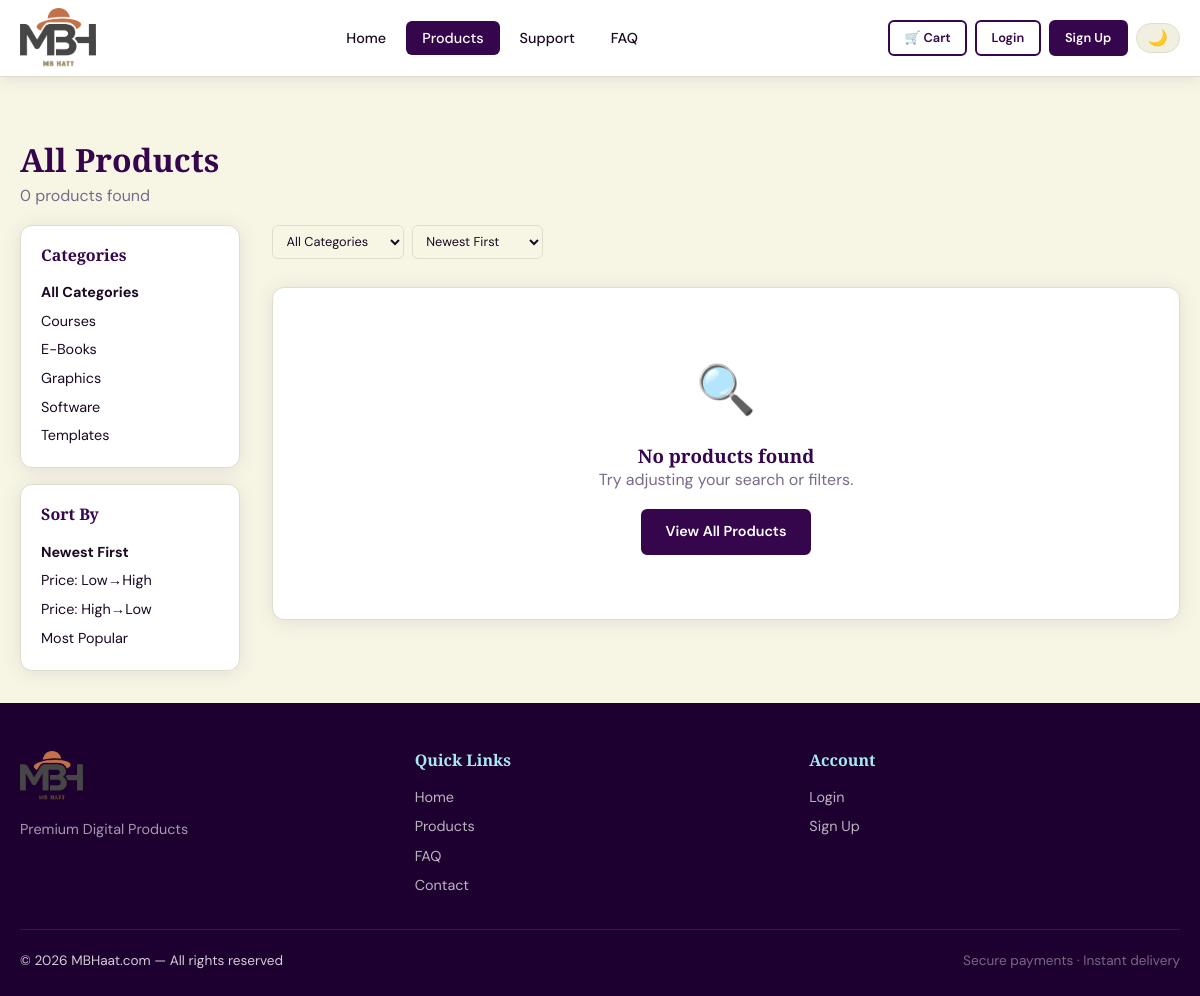
/products.php, run on the app's committed database.
### tables this page shows
CREATE TABLE categories (
    id INT AUTO_INCREMENT PRIMARY KEY,
    name VARCHAR(100) NOT NULL,
    slug VARCHAR(120) NOT NULL UNIQUE,
    description TEXT DEFAULT NULL,
    created_at DATETIME DEFAULT CURRENT_TIMESTAMP
);

CREATE TABLE settings (
    id INT AUTO_INCREMENT PRIMARY KEY,
    setting_key VARCHAR(100) NOT NULL UNIQUE,
    setting_value TEXT DEFAULT NULL,
    updated_at DATETIME DEFAULT CURRENT_TIMESTAMP ON UPDATE CURRENT_TIMESTAMP
);

### src/helpers/functions.php (called while the page is built, shortened)
<?php
function isLoggedIn(): bool {
    return isset($_SESSION['user_id']);
}
function e(mixed $val): string {
    return htmlspecialchars((string)$val, ENT_QUOTES | ENT_SUBSTITUTE, 'UTF-8');
}
function sanitize(string $val): string {
    return trim(strip_tags($val));
}
function getSetting(string $key, string $default = ''): string {
    static $cache = [];
    if (!isset($cache[$key])) {
        $row = Database::fetch("SELECT setting_value FROM settings WHERE setting_key = ?", [$key]);
        $cache[$key] = $row ? $row['setting_value'] : $default;
    }
    return $cache[$key] ?? $default;
}
function paginate(string $sql, array $params, int $page, int $perPage = 12): array {
    $countSql = "SELECT COUNT(*) as total FROM (" . $sql . ") as sub";
    $total = (int) Database::fetch($countSql, $params)['total'];
    $totalPages = max(1, (int) ceil($total / $perPage));
    $page = max(1, min($page, $totalPages));
    $offset = ($page - 1) * $perPage;
    $items = Database::fetchAll($sql . " LIMIT $perPage OFFSET $offset", $params);
    return compact('items', 'total', 'totalPages', 'page', 'perPage');
}

### src/config/database.php (called while the page is built, shortened)
<?php
class Database {
    private static ?PDO $instance = null;
    public static function getInstance(): PDO {
        if (self::$instance === null) {
            try {
                $dsn = "mysql:host=" . DB_HOST . ";dbname=" . DB_NAME . ";charset=" . DB_CHARSET;
                self::$instance = new PDO($dsn, DB_USER, DB_PASS, [
                    PDO::ATTR_ERRMODE            => PDO::ERRMODE_EXCEPTION,
                    PDO::ATTR_DEFAULT_FETCH_MODE => PDO::FETCH_ASSOC,
                    PDO::ATTR_EMULATE_PREPARES   => false,
                ]);
            } catch (PDOException $e) {
                if (DEBUG_MODE) {
                    die("Database connection failed: " . $e->getMessage());
                }
                die("Database connection failed. Please try again later.");
            }
        }
        return self::$instance;
    }
    public static function query(string $sql, array $params = []): PDOStatement {
        $stmt = self::getInstance()->prepare($sql);
        $stmt->execute($params);
        return $stmt;
    }
    public static function fetch(string $sql, array $params = []): ?array {
        return self::query($sql, $params)->fetch() ?: null;
    }
    public static function fetchAll(string $sql, array $params = []): array {
        return self::query($sql, $params)->fetchAll();
    }
}

### products.php (the view, shortened to what this page needs)
<?php
$pageTitle = 'Products — ' . getSetting('site_name', 'MBHaat.com');
$q        = sanitize($_GET['q'] ?? '');
$catSlug  = sanitize($_GET['category'] ?? '');
$sort     = sanitize($_GET['sort'] ?? 'newest');
$page     = max(1, (int)($_GET['page'] ?? 1));
$perPage  = 12;
$where   = ["p.status = 'active'"];
$params  = [];
$category = null;
$orderBy = match($sort) {
    'price_asc'  => "p.price ASC",
    'price_desc' => "p.price DESC",
    'popular'    => "p.downloads DESC",
    default      => "p.created_at DESC"
};
$sql = "SELECT p.*, c.name as category_name,
        (SELECT image_path FROM product_screenshots WHERE product_id = p.id ORDER BY sort_order LIMIT 1) as thumbnail
        FROM products p LEFT JOIN categories c ON c.id = p.category_id
        WHERE " . implode(' AND ', $where) . " ORDER BY $orderBy";
$result = paginate($sql, $params, $page, $perPage);
$categories = Database::fetchAll("SELECT * FROM categories ORDER BY name");
include __DIR__ . '/src/views/layouts/header.php';
?>
<div class="page-body">
<div class="container">
  <div style="padding:2rem 0 1rem">
    <h1 style="font-size:2rem;margin-bottom:.25rem"><?= $category ? e($category['name']) : ($q ? "Search: \"" . e($q) . "\"" : 'All Products') ?></h1>
    <p class="text-muted"><?= $result['total'] ?> product<?= $result['total'] != 1 ? 's' : '' ?> found</p>
  </div>
  <div style="display:flex;gap:2rem;align-items:flex-start">
    <aside style="width:220px;flex-shrink:0" class="d-none d-md-block">
      <div class="card card-body mb-2">
        <h4 style="font-size:1rem;margin-bottom:1rem">Categories</h4>
        <div style="display:flex;flex-direction:column;gap:.35rem">
          <a href="<?= APP_URL ?>/products.php" class="<?= !$catSlug ? 'fw-bold' : '' ?>" style="font-size:.9rem;color:var(--text)">All Categories</a>
          <?php foreach ($categories as $cat): ?>
          <a href="<?= APP_URL ?>/products.php?category=<?= e($cat['slug']) ?>" class="<?= $catSlug === $cat['slug'] ? 'fw-bold' : '' ?>" style="font-size:.9rem;color:var(--text)">
            <?= e($cat['name']) ?>
          </a>
          <?php endforeach; ?>
        </div>
      </div>
      <div class="card card-body">
        <h4 style="font-size:1rem;margin-bottom:1rem">Sort By</h4>
        <div style="display:flex;flex-direction:column;gap:.35rem">
          <?php
          $sorts = ['newest'=>'Newest First','price_asc'=>'Price: Low→High','price_desc'=>'Price: High→Low','popular'=>'Most Popular'];
          foreach ($sorts as $val => $label):
          ?>
          <a href="?<?= http_build_query(array_merge($_GET, ['sort'=>$val,'page'=>1])) ?>" style="font-size:.9rem;color:var(--text)" class="<?= $sort === $val ? 'fw-bold' : '' ?>"><?= $label ?></a>
          <?php endforeach; ?>
        </div>
      </div>
    </aside>
    <div style="flex:1;min-width:0">
      <div style="display:flex;gap:.5rem;margin-bottom:1.25rem;overflow-x:auto;padding-bottom:.5rem" class="d-md-none">
        <form action="" method="GET" style="display:flex;gap:.5rem">
          <select name="category" class="form-control" style="font-size:.8rem;padding:.4rem .6rem" onchange="this.form.submit()">
            <option value="">All Categories</option>
          </select>
          <select name="sort" class="form-control" style="font-size:.8rem;padding:.4rem .6rem" onchange="this.form.submit()">
            <?php foreach ($sorts as $val => $label): ?>
            <option value="<?= $val ?>" <?= $sort === $val ? 'selected' : '' ?>><?= $label ?></option>
            <?php endforeach; ?>
          </select>
        </form>
      </div>
      <?php if (empty($result['items'])): ?>
      <div class="card card-body text-center" style="padding:4rem 2rem">
        <div style="font-size:3rem;margin-bottom:1rem">🔍</div>
        <h3>No products found</h3>
        <p class="text-muted">Try adjusting your search or filters.</p>
        <a href="<?= APP_URL ?>/products.php" class="btn btn-primary mt-2">View All Products</a>
      </div>
      <?php endif; ?>
    </div>
  </div>
</div>
</div>
<?php include __DIR__ . '/src/views/layouts/footer.php'; ?>

### src/views/layouts/footer.php (shortened to what this page needs)
<?php
$siteName = getSetting('site_name', 'MBHaat.com');
$footerText = getSetting('footer_text', '© 2026 MBHaat.com — All rights reserved');
?>
<footer class="footer">
  <div class="container">
    <div class="grid grid-3 gap-3">
      <div>
        <img src="<?= APP_URL ?>/assets/images/logo.png" alt="<?= e($siteName) ?>" style="height:50px;margin-bottom:1rem">
        <p style="font-size:0.9rem;opacity:.75;line-height:1.7"><?= e(getSetting('site_tagline', 'Your premium destination for digital products.')) ?></p>
      </div>
      <div>
        <h4>Quick Links</h4>
        <div style="display:flex;flex-direction:column;gap:0.4rem">
          <a href="<?= APP_URL ?>">Home</a>
          <a href="<?= APP_URL ?>/products.php">Products</a>
          <a href="<?= APP_URL ?>/faq.php">FAQ</a>
          <a href="<?= APP_URL ?>/contact.php">Contact</a>
        </div>
      </div>
      <div>
        <h4>Account</h4>
        <div style="display:flex;flex-direction:column;gap:0.4rem">
          <?php if (isLoggedIn()): ?>
            <a href="<?= APP_URL ?>/dashboard.php">My Dashboard</a>
            <a href="<?= APP_URL ?>/orders.php">My Orders</a>
            <a href="<?= APP_URL ?>/profile.php">Profile Settings</a>
            <a href="<?= APP_URL ?>/logout.php">Logout</a>
          <?php else: ?>
            <a href="<?= APP_URL ?>/login.php">Login</a>
            <a href="<?= APP_URL ?>/register.php">Sign Up</a>
          <?php endif; ?>
        </div>
      </div>
    </div>
    <div class="footer-bottom">
      <span><?= e($footerText) ?></span>
      <span style="opacity:.5">Secure payments · Instant delivery</span>
    </div>
  </div>
</footer>
</body>
</html>

### assets/css/style.css (style rules this page uses)
:root { --beige: #F7F6E5; --blue: #76D2DB; --red: #DA4848; --purple: #36064D; --purple-light: #5a1280; --purple-dark: #1e0030; --blue-light: #a8e8f0; --blue-dark: #4fb8c4; --gold: #c9a84c; --bg: #F7F6E5; --surface: #ffffff; --surface2: #f0efe0; --text: #1a0a24; --text-muted: #7a6a8a; --border: #e0deca; --shadow: rgba(54, 6, 77, 0.10); --font-display: 'Playfair Display', Georgia, serif; --font-body: 'DM Sans', system-ui, sans-serif; --radius: 12px; --radius-sm: 6px; --radius-lg: 20px; --transition: 0.25s cubic-bezier(0.4,0,0.2,1); --shadow-card: 0 2px 20px var(--shadow); --shadow-hover: 0 8px 40px rgba(54,6,77,0.18); }
*, *::before, *::after { box-sizing: border-box; margin: 0; padding: 0; }
html { scroll-behavior: smooth; font-size: 16px; }
body { font-family: var(--font-body); background: var(--bg); color: var(--text); line-height: 1.6; transition: background var(--transition), color var(--transition); min-height: 100vh; }
a { color: var(--purple); text-decoration: none; transition: color var(--transition); }
img { max-width: 100%; height: auto; display: block; }
h1, h2, h3, h4, h5, h6 { font-family: var(--font-display); font-weight: 700; line-height: 1.2; color: var(--purple); }
.text-muted { color: var(--text-muted); }
.text-center { text-align: center; }
.container { max-width: 1200px; margin: 0 auto; padding: 0 1.25rem; }
.grid { display: grid; }
.grid-3 { grid-template-columns: repeat(3, 1fr); gap: 1.5rem; }
.gap-3 { gap: 1.5rem; }
.btn { display: inline-flex; align-items: center; gap: 0.4rem; padding: 0.6rem 1.4rem; border-radius: var(--radius-sm); font-family: var(--font-body); font-weight: 600; font-size: 0.9rem; cursor: pointer; border: 2px solid transparent; transition: all var(--transition); text-decoration: none; white-space: nowrap; }
.btn-primary { background: var(--purple); color: #fff; border-color: var(--purple); }
.card { background: var(--surface); border-radius: var(--radius); box-shadow: var(--shadow-card); border: 1px solid var(--border); overflow: hidden; transition: box-shadow var(--transition), transform var(--transition); }
.card-body { padding: 1.25rem; }
.form-control { width: 100%; padding: 0.65rem 0.9rem; background: var(--bg); color: var(--text); border: 1.5px solid var(--border); border-radius: var(--radius-sm); font-family: var(--font-body); font-size: 0.9rem; transition: border-color var(--transition), box-shadow var(--transition); }
select.form-control { cursor: pointer; }
.footer { background: var(--purple-dark); color: rgba(255,255,255,0.8); padding: 3rem 0 1.5rem; margin-top: auto; }
.footer h4 { color: var(--blue-light); font-family: var(--font-display); margin-bottom: 1rem; }
.footer a { color: rgba(255,255,255,0.7); font-size: 0.9rem; }
.footer-bottom { border-top: 1px solid rgba(255,255,255,0.1); margin-top: 2rem; padding-top: 1.25rem; display: flex; align-items: center; justify-content: space-between; flex-wrap: wrap; gap: 0.5rem; font-size: 0.85rem; }
.mt-2 { margin-top:1rem }
.mb-2 { margin-bottom:1rem }
.d-none { display: none !important; }
.d-md-block { display: block !important; }
.fw-bold { font-weight:700 }
.page-body { padding:2rem 0;min-height:60vh }

### data on the page
categories: name "Courses"
categories: name "E-Books"
categories: name "Graphics"
categories: name "Software"
categories: name "Templates"
settings: setting_value "Premium Digital Products"

### other printed values
$result['total'] "0"
$label "Newest First"
$label "Price: Low→High"
$label "Price: High→Low"
$label "Most Popular"
$footerText "© 2026 MBHaat.com — All rights reserved"
form field sort "Newest First"
